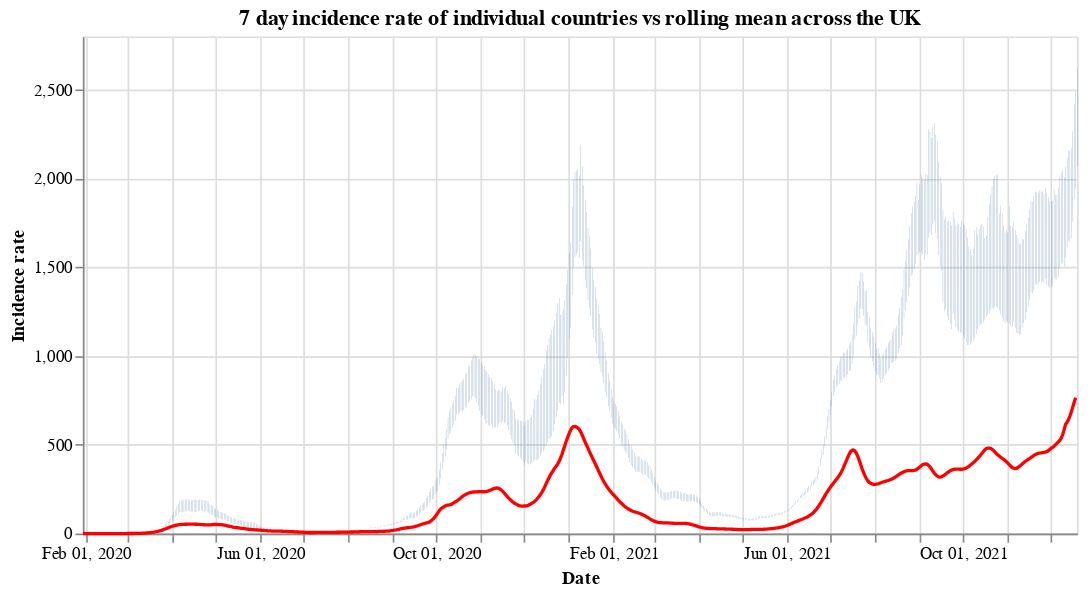

Here is the notebook cell this chart was saved with:
### Code cell
#collapse
countries = uk_cases['areaName'].unique()
countries.sort()

selection = alt.selection_single(
    name='Select',
    fields=['areaName'],
    init={'areaName': 'Wales'},
    bind={'areaName': alt.binding_select(options=countries)}
)

# scatter plot, modify opacity based on selection
bars = alt.Chart(uk_cases).mark_bar().add_selection(
    selection
).encode(
    x=alt.X("yearmonthdate(date):T", axis=alt.Axis(title='Date')),
    y=alt.Y("weeklyCasesRate:Q", axis=alt.Axis(title='Incidence rate')),
    tooltip='weeklyCasesRate:Q',
    opacity=alt.condition(selection, alt.value(1), alt.value(0))
).properties(title=f'7 day incidence rate of individual countries vs rolling mean across the UK', width=600)

line = alt.Chart(overview_cases).mark_line(
    color='red',
    size=2,
).transform_window(
    rolling_mean='mean(weeklyCasesRate)',
    frame=[0, 7]
).encode(
    x='yearmonthdate(date):T',
    y='rolling_mean:Q'
)

alt.layer(bars, line)

### Figure 1 — Vega-Lite specification as saved in the notebook (floating-point values rounded to 4 significant figures; data arrays with more than 128 entries replaced by an {"elided": "..."} marker saying what was removed)
{"config": {"view": {"continuousWidth": 400, "continuousHeight": 300}}, "layer": [{"data": {"name": "data-6e2a3d28709bed450738582dc315b809"}, "mark": "bar", "encoding": {"opacity": {"condition": {"value": 1, "selection": "Select"}, "value": 0}, "tooltip": {"type": "quantitative", "field": "weeklyCasesRate"}, "x": {"type": "temporal", "axis": {"title": "Date"}, "field": "date", "timeUnit": "yearmonthdate"}, "y": {"type": "quantitative", "axis": {"title": "Incidence rate"}, "field": "weeklyCasesRate"}}, "selection": {"Select": {"type": "single", "fields": ["areaName"], "init": {"areaName": "Wales"}, "bind": {"areaName": {"input": "select", "options": ["England", "Northern Ireland", "Scotland", "Wales"]}}}}, "title": "7 day incidence rate of individual countries vs rolling mean across the UK", "width": 600}, {"data": {"name": "data-2ea1d626045e8323a37a90856240d41b"}, "mark": {"type": "line", "color": "red", "size": 2}, "encoding": {"x": {"type": "temporal", "field": "date", "timeUnit": "yearmonthdate"}, "y": {"type": "quantitative", "field": "rolling_mean"}}, "transform": [{"window": [{"op": "mean", "field": "weeklyCasesRate", "as": "rolling_mean"}], "frame": [0, 7]}]}], "$schema": "https://vega.github.io/schema/vega-lite/v4.8.1.json", "datasets": {"data-6e2a3d28709bed450738582dc315b809": {"elided": "2664 records"}, "data-2ea1d626045e8323a37a90856240d41b": {"elided": "689 records"}}}
